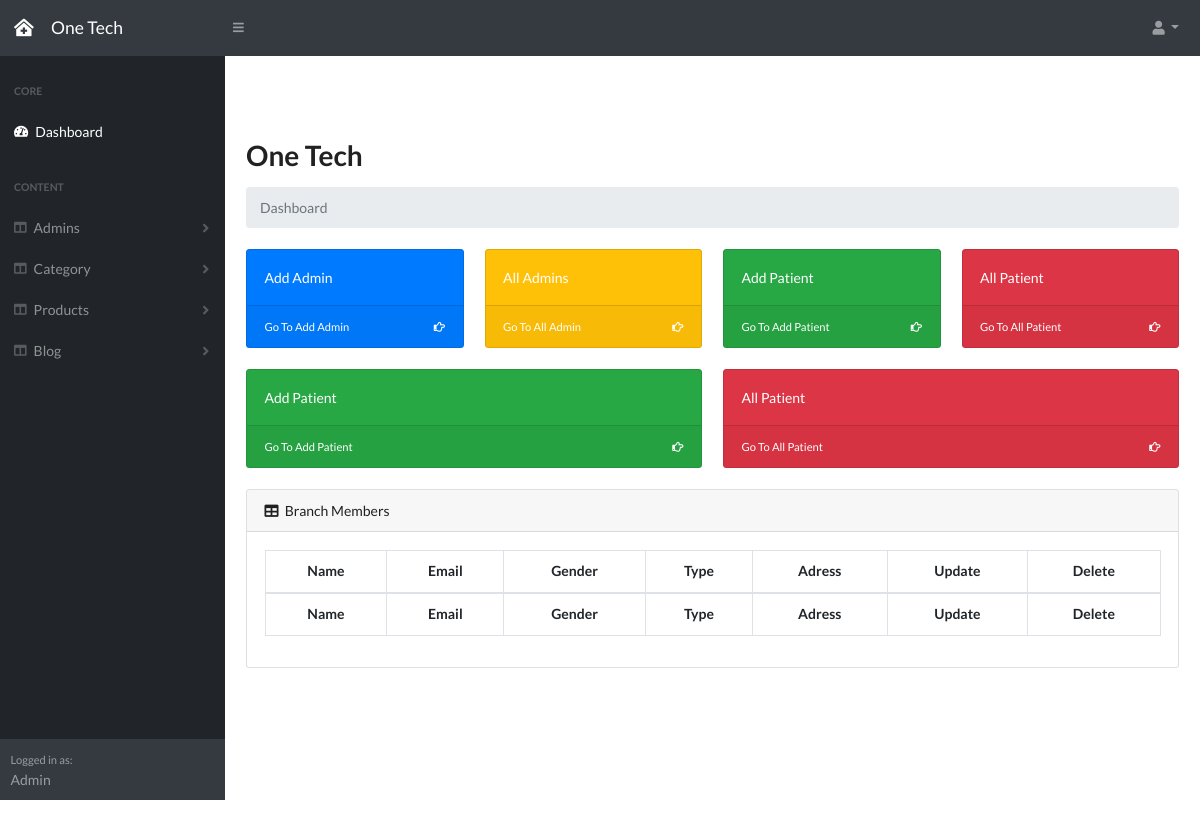
The app's page /admin_dash.php, older data.
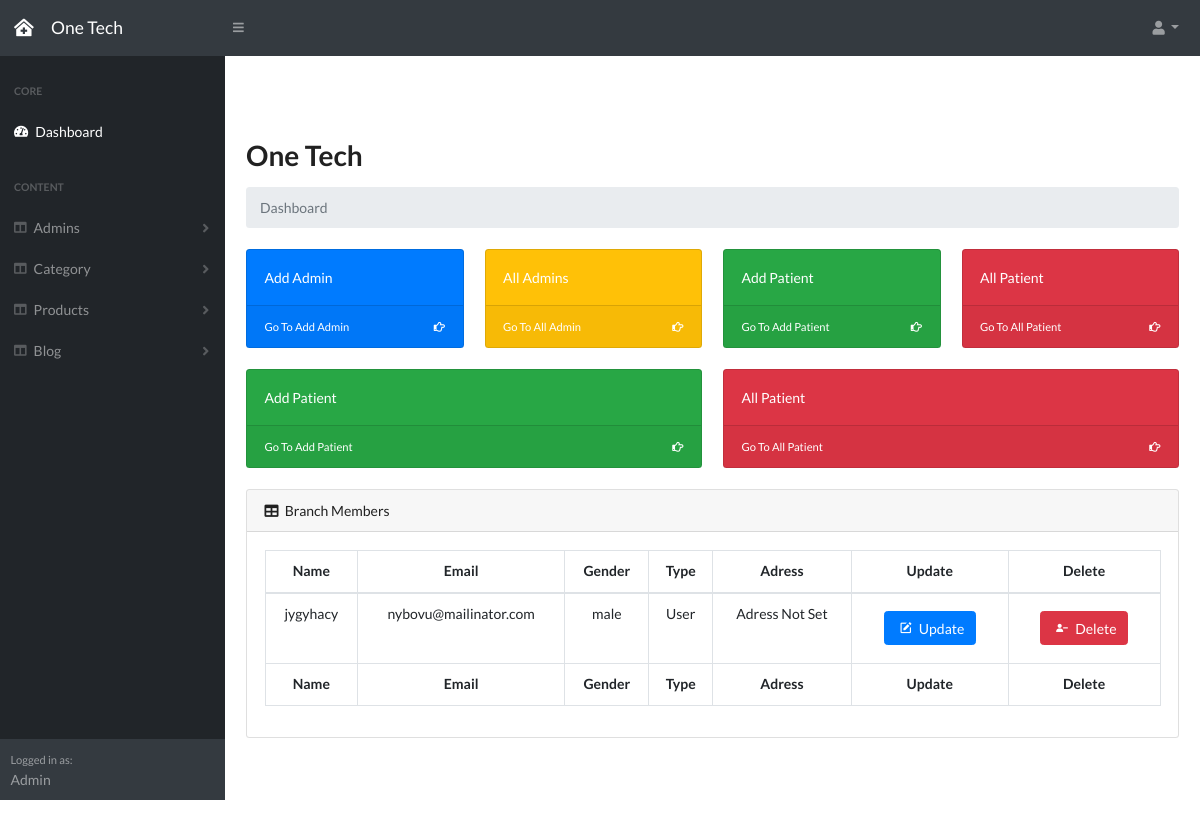
The same page, newer data.
### tables this page shows
CREATE TABLE `users` (
  `id` int(11) NOT NULL,
  `username` varchar(255) NOT NULL,
  `email` varchar(255) NOT NULL,
  `password` varchar(255) NOT NULL,
  `gender` varchar(255) NOT NULL,
  `adress` varchar(255) NOT NULL DEFAULT '0',
  `type` int(11) NOT NULL
);

### includes/functions/function.php (called while the page is built, shortened)
<?php
require_once "init.php";
function get_Users(){
    global $con;
    $stmt = $con->prepare("SELECT * FROM users WHERE type = '2'");
    $stmt->execute();
    $rows = $stmt->fetchAll(PDO::FETCH_ASSOC);
    return $rows;
}

### admin_dash.php (the view, shortened to what the changed rows need)
<?php
$users=get_users();
require './layout/topNav.php';
?>
    <div id="layoutSidenav">
            <div id="layoutSidenav_content">
                  <main>
                    <div class="container-fluid">
                        <h1 class="mt-4">One Tech</h1>
                        <div class="card mb-4">
                            <div class="card-body">
                                <div class="table-responsive">
                                    <table class="table text-center table-bordered" id="dataTable" width="100%" cellspacing="0">
                                    <thead>
                                            <tr>
                                            <th>Name</th>
                                              <th>Email</th>
                                              <th>Gender</th>
                                              <th>Type</th>
                                              <th>Adress</th>
                                              <th>Update</th>
                                              <th>Delete</th>
                                            </tr>
                                        </thead>
                                        <tfoot>
                                            <tr>
                                              <th>Name</th>
                                              <th>Email</th>
                                              <th>Gender</th>
                                              <th>Type</th>
                                              <th>Adress</th>
                                              <th>Update</th>
                                              <th>Delete</th>
                                              </tr>
                                        </tfoot>
                                        <tbody>
                                        <?php foreach($users as $users_data){
                                            echo"<tr>";
                                                    echo "<td>".  $users_data['username']  	."</td>";
                                                    echo "<td>".  $users_data['email']      	."</td>";
                                                    echo "<td>".  $users_data['gender']     		."</td>";
                                                    if($users_data['type'] == "2"){
                                                        echo "<td>". "User" ."</td>";
                                                    }
                                                    if($users_data['adress'] == "0"){
                                                        echo "<td>". "Adress Not Set" ."</td>";
                                                    }
                                        ?>
                                                <?php
                                                    echo "<td>
                                                    <a href='update_user.php?id=".$users_data['id']."'
                                                    class='btn editbtn btn-primary m-2'><i class='bx bxs-edit m-1 '></i> Update</a> " . "</td>";
                                                    echo "<td>
                                                    <a href='delete.php?from=admin&id=".$users_data['id']."&from=admins'
                                                    class='btn deletebtn btn-danger m-2'><i class='bx bxs-user-minus m-1'></i> Delete</a> " . "</td>";
                                                ?>
                                            </tr>
                                            <?php }?>
                                        </tbody>
                                    </table>
                                </div>
                            </div>
                        </div>
                    </div>
                </main>
<?php
require_once "./includes/template/footer.php";

Row changes from the older to the newer data that the page shows:
added users: username "jygyhacy", email "nybovu@mailinator.com", gender "male", type "User", adress "Adress Not Set"
